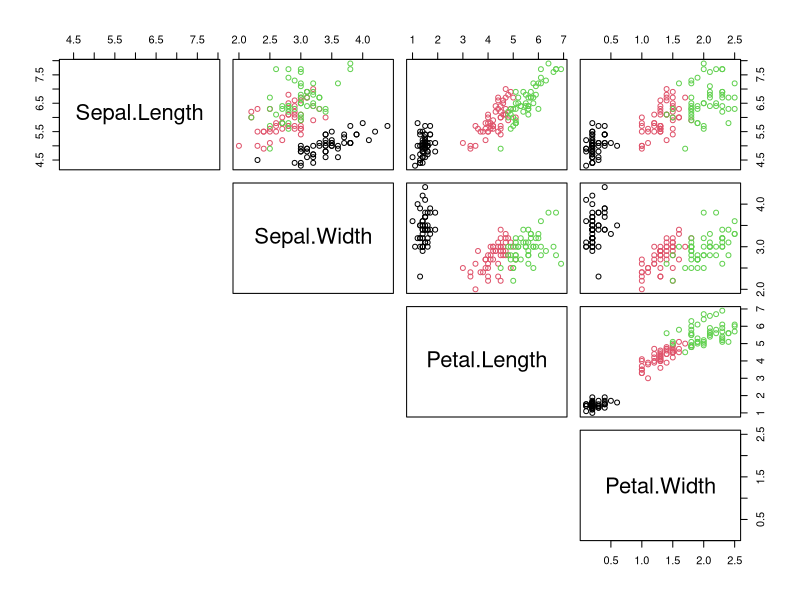
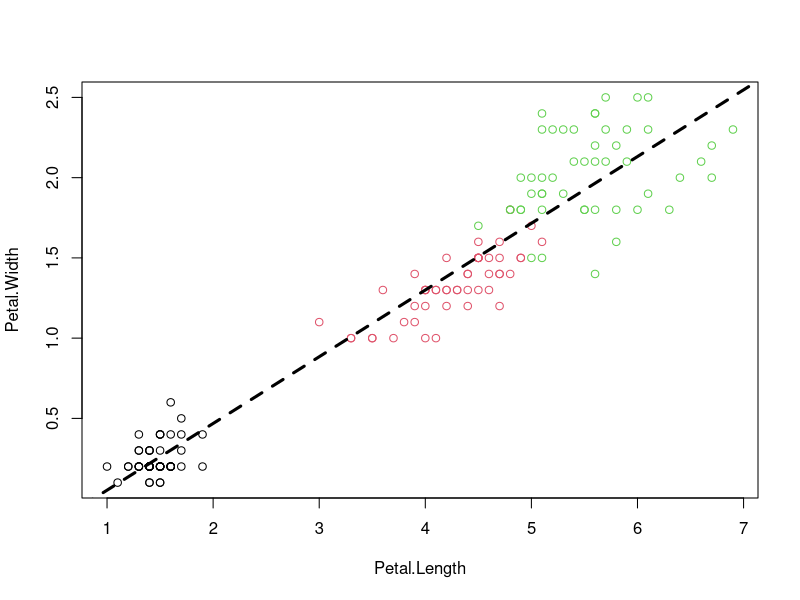
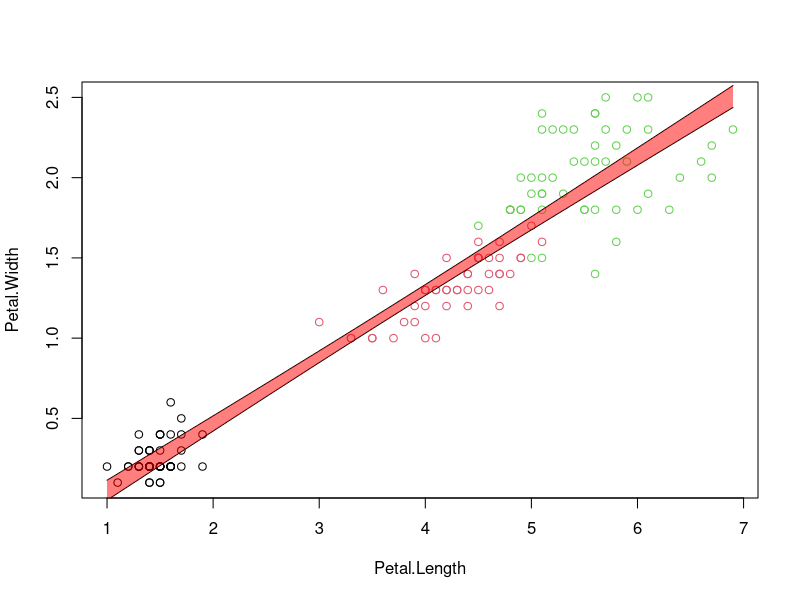
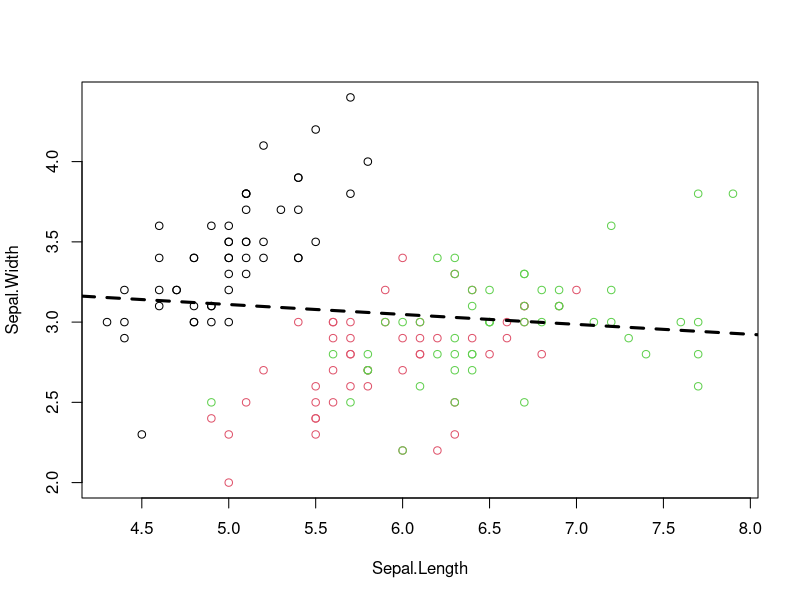
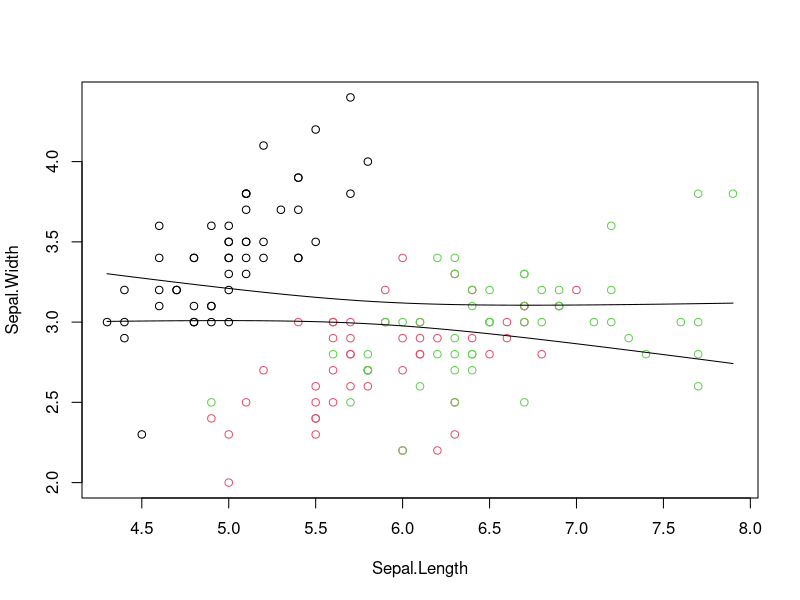
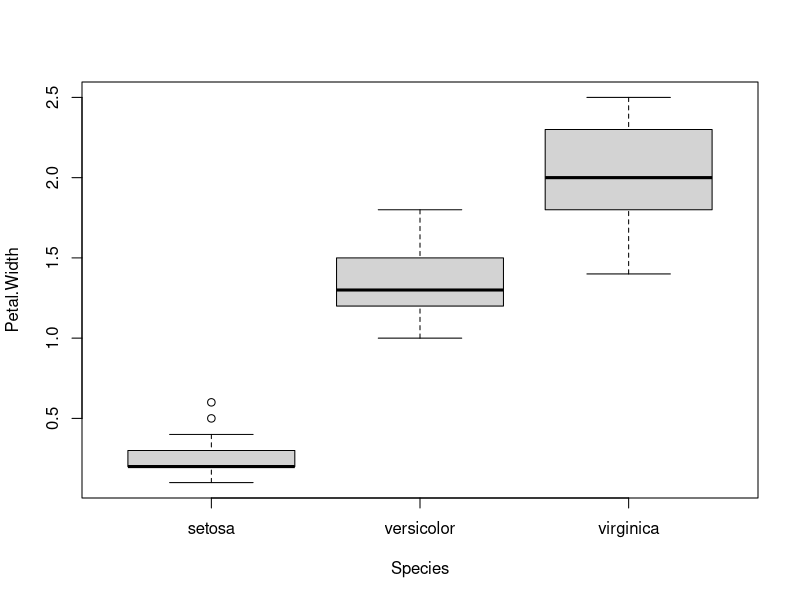
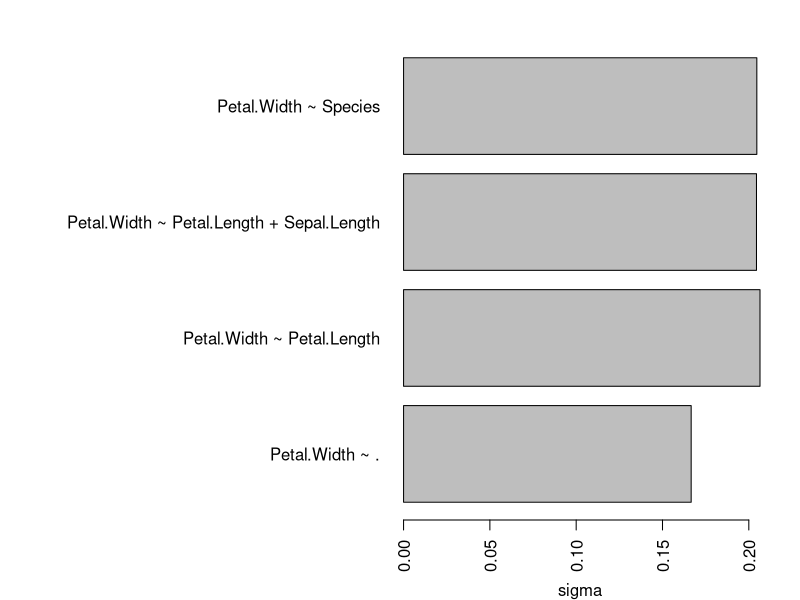
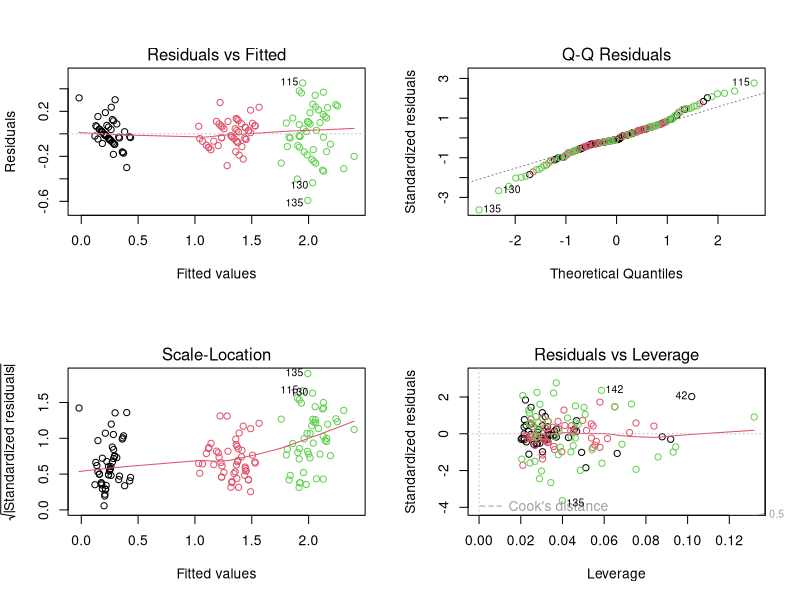

Source code (R) for these figures, in order:
## ---- chunk 1

## ---- chunk 2
# assign species-colors to each observation 
cols = iris$Species                            # understand how color is defined
plot(iris[,-5], col=cols, lower.panel=NULL)   # "cols" was defined in task above
## ---- chunk 3
plot(Petal.Width ~ Petal.Length, data=iris, col=Species) # use model ("formula") notation
fit=lm(Petal.Width ~ Petal.Length, data=iris)       # fit a linear model
abline(fit, lwd=3, lty=2)                           # add regression line
## ---- chunk 4
fit$coefficients
coef(fit) 
## ---- chunk 5
methods(class='lm')
## ---- chunk 6
summary(fit)        # summary() behaves differently for fit objects
coefficients(fit)   # more functions for specific elements
confint(fit)        # Try to change the confidence level: ?confint
## ---- chunk 7
x=iris$Petal.Length                       # explanatory variable from fit (here:Petal.Length)
xn=seq(min(x), max(x), length.out = 100)  # define range of new explanatory variables
ndf=data.frame(Petal.Length=xn)           # put them into new data frame

p=predict(fit, ndf, interval = 'confidence' , level = 0.95)
plot(Petal.Width ~ Petal.Length, data=iris, col=Species)
lines(xn, p[,"lwr"] )
lines(xn, p[,"upr"] )

#some fancy filling
polygon(c(rev(xn), xn), c(rev(p[ ,"upr"]), p[ ,"lwr"]), col = rgb(1,0,0,0.5), border = NA)

## using ggplot2 - full introduction later
#library(ggplot2)
#g = ggplot(iris, aes(Petal.Length, Petal.Width, colour=Species))
#g + geom_point() + geom_smooth(method="lm", se=TRUE, color="red") + geom_smooth(method="loess", colour="blue")
## ---- chunk 8
plot(Sepal.Width ~ Sepal.Length, data=iris, col=cols)  
fit1=lm(Sepal.Width ~ Sepal.Length, data=iris)     
abline(fit1, lwd=3, lty=2)    
confint(fit1)                     # estimated slope is indistinguishable from zero
summary(fit1)
## ---- chunk 9
x=iris$Sepal.Length                       # explanatory variable from fit (here:Sepal.Length)
xn=seq(min(x), max(x), length.out = 100)  # define range of new explanatory variables
ndf=data.frame(Sepal.Length=xn)           # put them into data frame

p=predict(fit1, ndf, interval = 'confidence' , level = 0.95)  # predict values

plot(Sepal.Width ~ Sepal.Length, data=iris, col=Species)
lines(xn, p[,"lwr"] )
lines(xn, p[,"upr"] )
## ---- chunk 10
plot(Petal.Width ~ Species, data=iris)
fit=lm(Petal.Width ~ Species, data=iris)
summary(fit)
## ---- chunk 11
anova(fit)    
## ---- chunk 12
# A list of formulae
formula_list = list(
  Petal.Width ~ Petal.Length,                 # as before (single variable)
  Petal.Width ~ Petal.Length + Sepal.Length,  # function of more than one variable
  Petal.Width ~ Species,                      # function of categorical variables
  Petal.Width ~ .                             # function of all other variable (numerical and categorical)
)

sig=c()
for (f in formula_list) {
  fit = lm(f, data=iris)
  sig = c(sig, sigma(fit))
  print(paste(sigma(fit), format(f)))
}

# more concise loop using lapply/sapply
# sig = sapply(lapply(formula_list, lm, data=iris), sigma)

op=par(no.readonly=TRUE) 
par(mar=c(4,20,2,2))
barplot(sig ~ format(formula_list), horiz=TRUE, las=2, ylab="", xlab="sigma")
par(op)     # reset graphical parameters
## ---- chunk 13
fit=lm(Petal.Width ~ ., data=iris)
op=par(no.readonly=TRUE)   # safe only resettable graphical parameters, avoids many warnings
par(mfrow=c(2,2))          # change graphical parameters: 2x2 images on device
plot(fit,col=iris$Species) # four plots rather than one
par(op)                    # reset graphical parameters
